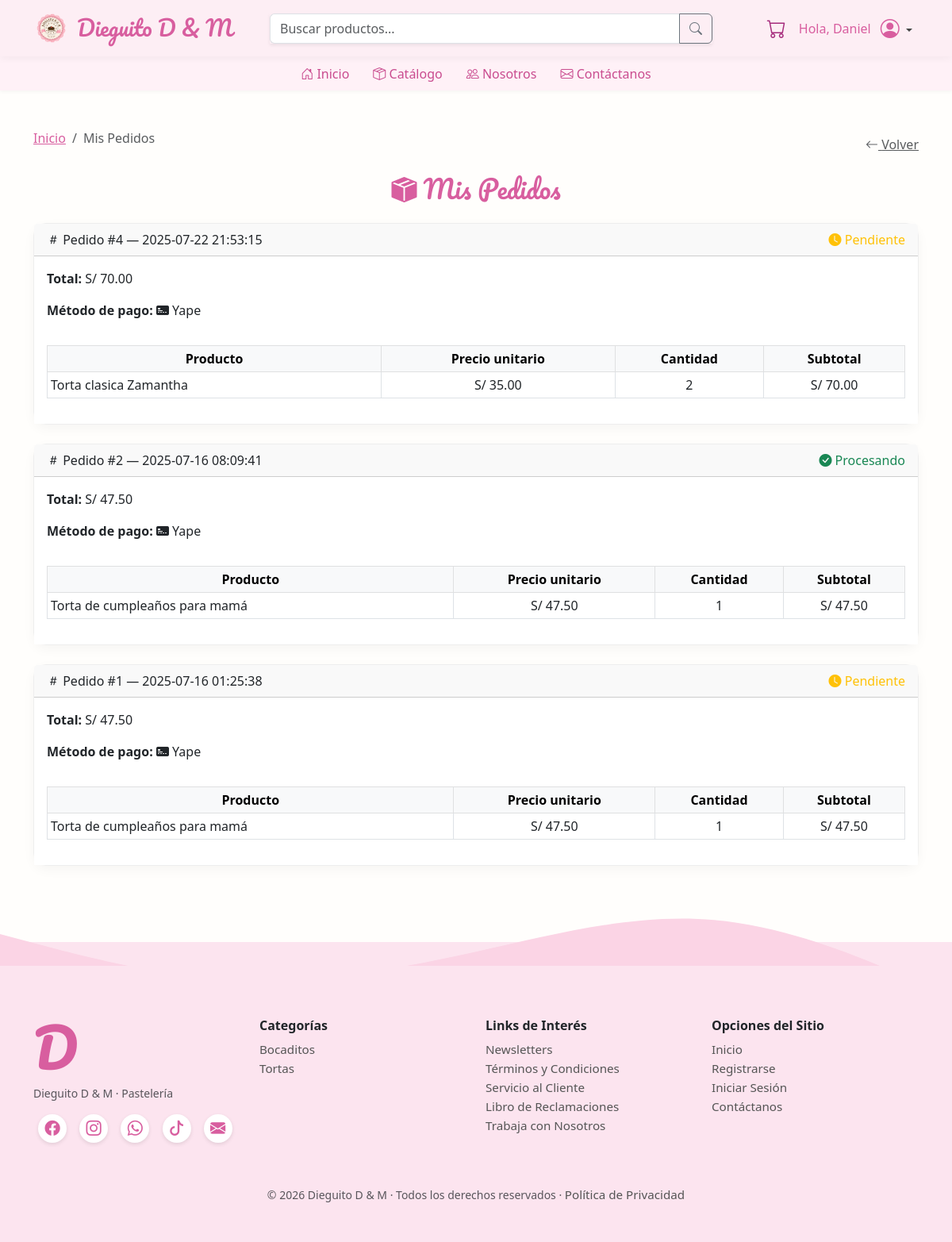
The app's page /index.php?controller=Usuario&action=misPedidos (signed in) with its own data.
### tables this page shows
CREATE TABLE `pedidos` (
  `id` int(11) NOT NULL,
  `cliente_id` int(11) DEFAULT NULL,
  `fecha` datetime DEFAULT current_timestamp(),
  `total` decimal(10,2) DEFAULT NULL,
  `estado` enum('pendiente','procesando','enviado','entregado') DEFAULT 'pendiente'
);

CREATE TABLE `pagos` (
  `id` int(11) NOT NULL,
  `pedido_id` int(11) DEFAULT NULL,
  `metodo` enum('efectivo','tarjeta','yape','plin') DEFAULT NULL,
  `monto` decimal(10,2) DEFAULT NULL,
  `estado` enum('pendiente','completado') DEFAULT 'pendiente',
  `fecha_pago` datetime DEFAULT current_timestamp()
);

CREATE TABLE `detalle_pedido` (
  `id` int(11) NOT NULL,
  `pedido_id` int(11) DEFAULT NULL,
  `producto_id` int(11) DEFAULT NULL,
  `cantidad` int(11) DEFAULT NULL,
  `precio_unitario` decimal(6,2) DEFAULT NULL,
  `subtotal` decimal(10,2) DEFAULT NULL
);

CREATE TABLE `productos` (
  `id` int(11) NOT NULL,
  `nombre` varchar(100) DEFAULT NULL,
  `descripcion` text DEFAULT NULL,
  `precio` decimal(6,2) DEFAULT NULL,
  `imagen` varchar(255) DEFAULT NULL,
  `stock` int(11) DEFAULT 0,
  `categoria_id` int(11) DEFAULT NULL,
  `destacado` tinyint(1) DEFAULT 0,
  `promocion` tinyint(1) DEFAULT 0,
  `descuento` decimal(5,2) DEFAULT 0.00,
  `precio_original` decimal(6,2) DEFAULT NULL
);

CREATE TABLE `categorias` (
  `id` int(11) NOT NULL,
  `nombre` varchar(100) DEFAULT NULL
);

### controllers/UsuarioController.php (called while the page is built, shortened)
<?php
class UsuarioController {
    public function misPedidos() {
        require_once 'config/database.php';
        $db = Database::connect();
        $usuarioId = $_SESSION['usuario']['id'];
        $stmtCliente = $db->prepare("SELECT id FROM clientes WHERE usuario_id = ?");
        $stmtCliente->bind_param("i", $usuarioId);
        $stmtCliente->execute();
        $resCliente = $stmtCliente->get_result();
        $clienteId = $resCliente->fetch_assoc()['id'];
        $sql = "SELECT * FROM pedidos WHERE cliente_id = ? ORDER BY fecha DESC";
        $stmt = $db->prepare($sql);
        $stmt->bind_param("i", $clienteId);
        $stmt->execute();
        $pedidos = $stmt->get_result();
        require_once 'views/cliente/mis_pedidos.php';
    }
}

### config/database.php (called while the page is built, shortened)
<?php
class Database {
    public static function connect() {
        $conn = new mysqli(DB_HOST, DB_USER, DB_PASS, DB_NAME);
        $conn->set_charset("utf8mb4");
        return $conn;
    }
}

### models/Categoria.php (called while the page is built, shortened)
<?php
require_once 'config/database.php';
class Categoria {
    private $db;
    public function __construct() {
        $this->db = Database::connect();
    }
    public function getAll() {
        $sql = "SELECT * FROM categorias ORDER BY nombre ASC";
        return $this->db->query($sql);
    }
}

### views/cliente/mis_pedidos.php (the view, shortened to what this page needs)
<!DOCTYPE html>
<html lang="es">
<head>
  <link href="https://cdn.jsdelivr.net/npm/bootstrap@5.3.0/dist/css/bootstrap.min.css" rel="stylesheet">
  <link href="https://cdn.jsdelivr.net/npm/bootstrap-icons@1.10.5/font/bootstrap-icons.css" rel="stylesheet">
</head>
<body>
<nav class="navbar navbar-expand-lg sticky-top">
  <div class="container">
    <a class="navbar-brand" href="index.php">
      <img src="assets/img/logo.png" alt="Logo">
      Dieguito D & M
    </a>
    <form class="d-flex mx-auto w-50" method="GET" action="index.php">
      <div class="input-group w-100 shadow-sm">
        <input class="form-control border-end-0" type="search" name="query" placeholder="Buscar productos...">
        <button class="btn btn-outline-secondary" type="submit"><i class="bi bi-search"></i></button>
      </div>
    </form>
    <ul class="navbar-nav ms-auto align-items-center">
      <li class="nav-item">
        <button class="icon-btn" onclick="location.href='index.php?controller=Carrito&action=ver'">
          <i class="bi bi-cart"></i>
        </button>
      </li>
      <li class="nav-item dropdown d-flex align-items-center">
        <span class="nombre-usuario me-1">Hola, <?= explode(' ', htmlspecialchars($_SESSION['usuario']['nombre']))[0] ?></span>
        <a class="nav-link dropdown-toggle" href="#" id="perfilDropdown" data-bs-toggle="dropdown">
          <i class="bi bi-person-circle" style="font-size: 1.5rem; color: #d85e9f;"></i>
        </a>
      </li>
    </ul>
  </div>
</nav>
<div class="second-header">
  <ul>
    <li><a href="index.php"><i class="bi bi-house-door"></i> Inicio</a></li>
    <li><a href="index.php?controller=Producto&action=catalogo"><i class="bi bi-box-seam"></i> Catálogo</a></li>
    <li><a href="index.php?controller=Usuario&action=nosotros"><i class="bi bi-people"></i> Nosotros</a></li>
    <li><a href="index.php?controller=Home&action=contacto"><i class="bi bi-envelope"></i> Contáctanos</a></li>
  </ul>
</div>
<div class="page-wrapper">
  <div class="container my-5">
  <div class="breadcrumb-header">
    <nav aria-label="breadcrumb">
      <ol class="breadcrumb">
        <li class="breadcrumb-item"><a href="index.php" style="color: #d85e9f; font-weight: 500;">Inicio</a></li>
        <li class="breadcrumb-item active" aria-current="page">Mis Pedidos</li>
      </ol>
    </nav>
    <a href="javascript:history.back()" class="text-muted"><i class="bi bi-arrow-left"></i> Volver</a>
  </div>
  <h2 class="text-center mb-4" style="font-family:'Pacifico', cursive; color: #d85e9f;"><i class="bi bi-box-seam-fill"></i> Mis Pedidos</h2>
  <?php if ($pedidos->num_rows > 0): ?>
    <?php while ($pedido = $pedidos->fetch_object()): ?>
      <div class="card pedido-card mb-4">
        <div class="card-header d-flex justify-content-between align-items-center">
          <span><i class="bi bi-hash"></i> Pedido #<?= $pedido->id ?> — <?= $pedido->fecha ?></span>
          <span class="estado-pedido text-<?= $pedido->estado == 'pendiente' ? 'warning' : 'success' ?>">
            <i class="bi <?= $pedido->estado == 'pendiente' ? 'bi-clock-fill' : 'bi-check-circle-fill' ?>"></i>
            <?= ucfirst($pedido->estado) ?>
          </span>
        </div>
        <div class="card-body">
          <p><strong>Total:</strong> S/ <?= number_format($pedido->total, 2) ?></p>
          <?php
          $stmtPago = $db->prepare("SELECT metodo FROM pagos WHERE pedido_id = ? AND estado = 'completado' LIMIT 1");
          $stmtPago->bind_param("i", $pedido->id);
          $stmtPago->execute();
          $pagoResult = $stmtPago->get_result();
          $metodoPago = $pagoResult->fetch_assoc();
          ?>
          <?php if ($metodoPago): ?>
            <p><strong>Método de pago:</strong> <i class="bi bi-credit-card-2-front-fill"></i> <?= ucfirst($metodoPago['metodo']) ?></p>
          <?php endif; ?>
          <div class="table-responsive">
            <table class="table table-sm table-bordered mt-3">
              <thead class="table-light text-center">
                <tr>
                  <th>Producto</th>
                  <th>Precio unitario</th>
                  <th>Cantidad</th>
                  <th>Subtotal</th>
                </tr>
              </thead>
              <tbody>
                <?php
                $sqlDetalle = "SELECT dp.*, p.nombre FROM detalle_pedido dp INNER JOIN productos p ON dp.producto_id = p.id WHERE dp.pedido_id = ?";
                $stmtDetalle = $db->prepare($sqlDetalle);
                $stmtDetalle->bind_param("i", $pedido->id);
                $stmtDetalle->execute();
                $detalles = $stmtDetalle->get_result();
                ?>
                <?php while ($detalle = $detalles->fetch_object()): ?>
                  <tr class="text-center">
                    <td class="text-start"><?= htmlspecialchars($detalle->nombre) ?></td>
                    <td>S/ <?= number_format($detalle->precio_unitario, 2) ?></td>
                    <td><?= $detalle->cantidad ?></td>
                    <td>S/ <?= number_format($detalle->subtotal, 2) ?></td>
                  </tr>
                <?php endwhile; ?>
              </tbody>
            </table>
          </div>
        </div>
      </div>
    <?php endwhile; ?>
  <?php else: ?>
    <div class="alert alert-info text-center">
      <i class="bi bi-info-circle-fill"></i> No has realizado ningún pedido aún.
    </div>
  <?php endif; ?>
</div>
</div>
<?php include 'views/layouts/footer.php'; ?>
</body>
</html>

### index.php (shortened to what this page needs)
<?php
$controller = isset($_GET['controller']) ? $_GET['controller'] . 'Controller' : null;
$action = $_GET['action'] ?? null;
$controllerClass = $controller;
if (class_exists($controllerClass)) {
    $controlador = new $controllerClass();
    if ($action && method_exists($controlador, $action)) {
        $controlador->$action();
    } else {
        echo "<h2>Error </h2><p>La acción '<strong>$action</strong>' no existe en el controlador '<strong>$controllerClass</strong>'.</p>";
    }
} else {
    echo "<h2>Error </h2><p>El controlador '<strong>$controllerClass</strong>' no existe.</p>";
}

### views/layouts/footer.php (shortened to what this page needs)
<?php
require_once 'models/Categoria.php';
$categoria = new Categoria();
$categorias = $categoria->getAll();
?>
<footer class="footer-rosa mt-5 position-relative pt-5">
  <div class="footer-wave"></div>
  <div class="container py-5">
    <div class="row">
      <div class="col-md-3 text-center text-md-start mb-4">
        <h1 class="display-3 fw-bold" style="font-family:'Pacifico', cursive; color:#d85e9f;">D</h1>
        <p class="text-muted small">Dieguito D & M · Pastelería</p>
        <div class="social-icons mt-3">
          <a href="https://facebook.com" target="_blank"><i class="bi bi-facebook"></i></a>
          <a href="https://instagram.com" target="_blank"><i class="bi bi-instagram"></i></a>
          <a href="https://wa.me/51999999999" target="_blank"><i class="bi bi-whatsapp"></i></a>
          <a href="https://tiktok.com" target="_blank"><i class="bi bi-tiktok"></i></a>
          <a href="mailto:contacto@dieguitodm.com"><i class="bi bi-envelope-fill"></i></a>
        </div>
      </div>
      <div class="col-md-3 mb-4">
        <h6 class="fw-bold text-dark">Categorías</h6>
        <ul class="list-unstyled">
          <?php foreach($categorias as $cat): ?>
            <li><a href="index.php?controller=Producto&action=catalogo&id_categoria=<?= $cat['id'] ?>">
              <?= htmlspecialchars($cat['nombre']) ?>
            </a></li>
          <?php endforeach; ?>
        </ul>
      </div>
      <div class="col-md-3 mb-4">
        <h6 class="fw-bold text-dark">Links de Interés</h6>
        <ul class="list-unstyled">
          <li><a href="#">Newsletters</a></li>
          <li><a href="#">Términos y Condiciones</a></li>
          <li><a href="#">Servicio al Cliente</a></li>
          <li><a href="#">Libro de Reclamaciones</a></li>
          <li><a href="#">Trabaja con Nosotros</a></li>
        </ul>
      </div>
      <div class="col-md-3 mb-4">
        <h6 class="fw-bold text-dark">Opciones del Sitio</h6>
        <ul class="list-unstyled">
          <li><a href="index.php">Inicio</a></li>
          <li><a href="index.php?controller=Usuario&action=registro">Registrarse</a></li>
          <li><a href="index.php?controller=Usuario&action=login">Iniciar Sesión</a></li>
          <li><a href="index.php?controller=Home&action=contacto">Contáctanos</a></li>
        </ul>
      </div>
    </div>
    <div class="text-center text-muted small mt-4">
      &copy; <?= date('Y') ?> Dieguito D & M · Todos los derechos reservados · <a href="#">Política de Privacidad</a>
    </div>
  </div>
</footer>

### views/cliente/mis_pedidos.php (style rules this page uses)
body { font-family: 'Segoe UI', sans-serif; background-color: #fffefc; display: flex; flex-direction: column; min-height: 100vh; }
.navbar { background-color: #fdeef4; box-shadow: 0 2px 10px rgba(0,0,0,0.05); }
.navbar-brand { display: flex; align-items: center; font-family: 'Pacifico', cursive; color: #d85e9f; font-size: 1.7rem; }
.navbar-brand img { height: 45px; margin-right: 10px; }
.navbar-nav .nav-link { color: #444; font-weight: 500; }
.second-header { background-color: #fff1f7; padding: 0.6rem 0; box-shadow: 0 1px 5px rgba(0,0,0,0.05); }
.second-header ul { display: flex; justify-content: center; gap: 30px; list-style: none; padding-left: 0; margin: 0; }
.second-header a { text-decoration: none; color: #c94c8f; font-weight: 500; }
.icon-btn { background: none; border: none; font-size: 1.5rem; color: #a62c7c; margin-right: 10px; }
.nombre-usuario { margin-right: 10px; font-weight: 500; color: #d85e9f; }
.breadcrumb-header { display: flex; justify-content: space-between; align-items: center; margin-bottom: 1rem; }
.pedido-card { border-radius: 1rem; border: 1px solid #eee; box-shadow: 0 5px 15px rgba(0,0,0,0.04); animation: fadeIn 0.5s ease-in-out; }
.pedido-card .card-header { background-color: #f9f9f9; font-weight: 500; }
.pedido-card .card-body { background-color: #fff; }
.page-wrapper { flex: 1 0 auto; }

### views/layouts/footer.php (style rules this page uses)
.footer-rosa { background: #fce4ef; color: #555; }
.footer-rosa .social-icons a { display: inline-flex; align-items: center; justify-content: center; background: white; color: #d85e9f; font-size: 1.2rem; width: 36px; height: 36px; margin: 0 6px; border-radius: 50%; box-shadow: 0 2px 5px rgba(0,0,0,0.1); transition: all 0.3s ease; }
.footer-rosa a { text-decoration: none; color: #555; font-size: 0.95rem; }
.footer-wave { position: absolute; top: -90px; left: 0; width: 100%; height: 120px; background: url('assets/img/wave.svg') repeat-x; background-size: cover; animation: waveMove 10s linear infinite; z-index: 0; }

### records on screen
pedidos: id "4", fecha "2025-07-22 21:53:15", estado "Pendiente", total "70.00", pagos.metodo "Yape"
detalle_pedido: producto.nombre "Torta clasica Zamantha", precio_unitario "35.00", cantidad "2", subtotal "70.00"
pedidos: id "2", fecha "2025-07-16 08:09:41", estado "Procesando", total "47.50", pagos.metodo "Yape"
detalle_pedido: producto.nombre "Torta de cumpleaños para mamá", precio_unitario "47.50", cantidad "1", subtotal "47.50"
pedidos: id "1", fecha "2025-07-16 01:25:38", estado "Pendiente", total "47.50", pagos.metodo "Yape"
detalle_pedido: producto.nombre "Torta de cumpleaños para mamá", precio_unitario "47.50", cantidad "1", subtotal "47.50"
categorias: nombre "Bocaditos"
categorias: nombre "Tortas"

### other values on screen
explode(' ', htmlspecialchars($_SESSION['usuario']['nombre']))[0] "Daniel"
